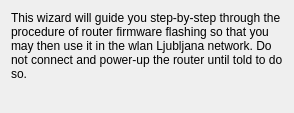
<?xml version="1.0" encoding="UTF-8"?>
<ui version="4.0">
 <class>WelcomeStep</class>
 <widget class="QWizardPage" name="introPage">
  <property name="styleSheet">
    <string notr="true"/>
  </property>
  <property name="title">
    <string>Welcome to the ImageFlasher Wizard!</string>
  </property>
  <property name="subTitle">
    <string/>
  </property>
  <layout class="QVBoxLayout" name="verticalLayout">
    <item>
    <widget class="QLabel" name="label">
      <property name="sizePolicy">
      <sizepolicy hsizetype="Preferred" vsizetype="Preferred">
        <horstretch>0</horstretch>
        <verstretch>0</verstretch>
      </sizepolicy>
      </property>
      <property name="text">
      <string>This wizard will guide you step-by-step through the procedure of router firmware flashing so that you may then use it in the wlan Ljubljana network. Do not connect and power-up the router until told to do so.</string>
      </property>
      <property name="alignment">
      <set>Qt::AlignLeading|Qt::AlignLeft|Qt::AlignTop</set>
      </property>
      <property name="wordWrap">
      <bool>true</bool>
      </property>
    </widget>
    </item>
    <item>
    <widget class="QLabel" name="label_2">
      <property name="sizePolicy">
      <sizepolicy hsizetype="MinimumExpanding" vsizetype="MinimumExpanding">
        <horstretch>0</horstretch>
        <verstretch>0</verstretch>
      </sizepolicy>
      </property>
      <property name="text">
      <string>&lt;!DOCTYPE HTML PUBLIC &quot;-//W3C//DTD HTML 4.0//EN&quot; &quot;http://www.w3.org/TR/REC-html40/strict.dtd&quot;&gt;
&lt;html&gt;&lt;head&gt;&lt;meta name=&quot;qrichtext&quot; content=&quot;1&quot; /&gt;&lt;style type=&quot;text/css&quot;&gt;
p, li { white-space: pre-wrap; }
&lt;/style&gt;&lt;/head&gt;&lt;body style=&quot; font-family:'Sans'; font-size:10pt; font-weight:400; font-style:normal;&quot;&gt;
&lt;p style=&quot; margin-top:0px; margin-bottom:0px; margin-left:0px; margin-right:0px; -qt-block-indent:0; text-indent:0px;&quot;&gt;&lt;img src=&quot;:/banner.png&quot; /&gt;&lt;/p&gt;&lt;/body&gt;&lt;/html&gt;</string>
      </property>
      <property name="alignment">
      <set>Qt::AlignBottom|Qt::AlignLeading|Qt::AlignLeft</set>
      </property>
    </widget>
    </item>
  </layout>
  </widget>
</ui>
